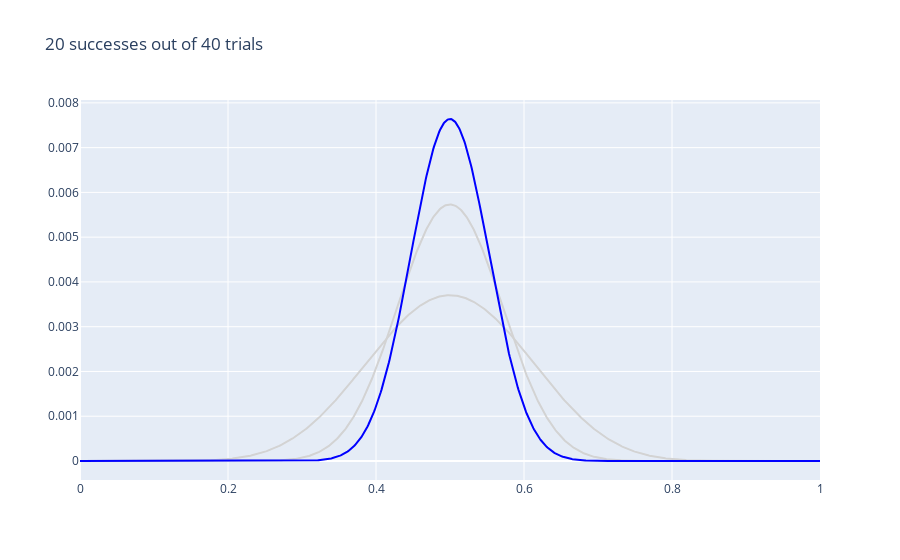

Notebook cell for this chart:
### Code cell
g.make_bet(selected_arm, 10)
g.make_figs(selected_arm)
g.show_fig(selected_arm)
# px.line(x=p_grid, y=posterior, title=f"Posterior Probability of a Bin({k}, {n}, p) with probability p given {k} successes and {n} trials")

### Figure 1 — Plotly figure (JSON) as saved in the notebook; plotly's stock layout.template omitted (floating-point values rounded to 4 significant figures; data arrays with more than 128 entries replaced by an {"elided": "..."} marker saying what was removed)
{"data": [{"marker": {"color": "LightGrey", "opacity": 0.2}, "mode": "lines", "type": "scatter", "x": {"elided": "1000 float values"}, "y": {"elided": "1000 float values"}}, {"marker": {"color": "LightGrey", "opacity": 0.2}, "mode": "lines", "type": "scatter", "x": {"elided": "1000 float values"}, "y": {"elided": "1000 float values"}}, {"marker": {"color": "Blue"}, "mode": "lines", "type": "scatter", "x": {"elided": "1000 float values"}, "y": {"elided": "1000 float values"}}], "layout": {"showlegend": false, "title": {"text": "20 successes out of 40 trials"}}}
